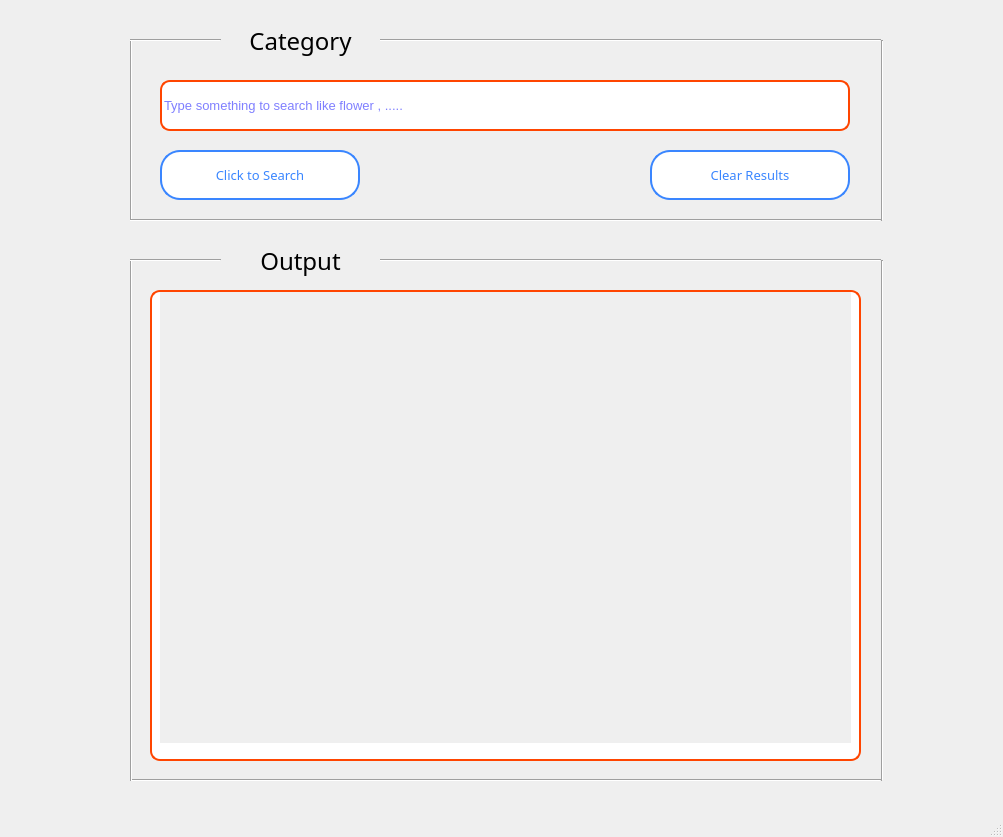
<?xml version="1.0" encoding="UTF-8"?>
<ui version="4.0">
 <class>MainWindow</class>
 <widget class="QMainWindow" name="MainWindow">
  <property name="geometry">
   <rect>
    <x>0</x>
    <y>0</y>
    <width>1003</width>
    <height>837</height>
   </rect>
  </property>
  <property name="font">
   <font>
    <pointsize>10</pointsize>
   </font>
  </property>
  <property name="windowTitle">
   <string>MainWindow</string>
  </property>
  <property name="styleSheet">
   <string notr="true"/>
  </property>
  <property name="animated">
   <bool>true</bool>
  </property>
  <property name="documentMode">
   <bool>false</bool>
  </property>
  <property name="tabShape">
   <enum>QTabWidget::Rounded</enum>
  </property>
  <widget class="QWidget" name="centralwidget">
   <property name="autoFillBackground">
    <bool>false</bool>
   </property>
   <property name="styleSheet">
    <string notr="true"/>
   </property>
   <widget class="QPushButton" name="search_button">
    <property name="geometry">
     <rect>
      <x>160</x>
      <y>150</y>
      <width>200</width>
      <height>50</height>
     </rect>
    </property>
    <property name="font">
     <font>
      <family>B Badr</family>
      <pointsize>10</pointsize>
     </font>
    </property>
    <property name="styleSheet">
     <string notr="true">QPushButton{
	color: rgb(58, 134, 255);
	background-color: white;
	border: 2px solid rgb(58, 134, 255);
	border-radius: 20px;
}
QPushButton:hover {
	background-color: qlineargradient(spread:pad, x1:0, y1:0, x2:0.857143, y2:0.857955, stop:1 rgba(10, 242, 251, 255), stop:0 rgba(224, 6, 159, 255));
  color: white;
}</string>
    </property>
    <property name="text">
     <string>Click to Search</string>
    </property>
   </widget>
   <widget class="Line" name="line_6">
    <property name="geometry">
     <rect>
      <x>121</x>
      <y>40</y>
      <width>20</width>
      <height>181</height>
     </rect>
    </property>
    <property name="orientation">
     <enum>Qt::Vertical</enum>
    </property>
   </widget>
   <widget class="QPushButton" name="clear_button">
    <property name="geometry">
     <rect>
      <x>650</x>
      <y>150</y>
      <width>200</width>
      <height>50</height>
     </rect>
    </property>
    <property name="font">
     <font>
      <family>B Badr</family>
      <pointsize>10</pointsize>
     </font>
    </property>
    <property name="styleSheet">
     <string notr="true">QPushButton{
	color: rgb(58, 134, 255);
	background-color: white;
	border: 2px solid rgb(58, 134, 255);
	border-radius: 20px;
}
QPushButton:hover {
	background-color: qlineargradient(spread:pad, x1:0, y1:0, x2:0.857143, y2:0.857955, stop:1 rgba(10, 242, 251, 255), stop:0 rgba(224, 6, 159, 255));
  color: white;
}</string>
    </property>
    <property name="text">
     <string>Clear Results</string>
    </property>
   </widget>
   <widget class="QLabel" name="label_2">
    <property name="geometry">
     <rect>
      <x>230</x>
      <y>15</y>
      <width>141</width>
      <height>51</height>
     </rect>
    </property>
    <property name="font">
     <font>
      <family>B Badr</family>
      <pointsize>18</pointsize>
     </font>
    </property>
    <property name="text">
     <string>Category</string>
    </property>
    <property name="alignment">
     <set>Qt::AlignCenter</set>
    </property>
   </widget>
   <widget class="Line" name="line_7">
    <property name="geometry">
     <rect>
      <x>872</x>
      <y>40</y>
      <width>20</width>
      <height>181</height>
     </rect>
    </property>
    <property name="orientation">
     <enum>Qt::Vertical</enum>
    </property>
   </widget>
   <widget class="Line" name="line_8">
    <property name="geometry">
     <rect>
      <x>380</x>
      <y>30</y>
      <width>501</width>
      <height>21</height>
     </rect>
    </property>
    <property name="orientation">
     <enum>Qt::Horizontal</enum>
    </property>
   </widget>
   <widget class="Line" name="line_9">
    <property name="geometry">
     <rect>
      <x>130</x>
      <y>210</y>
      <width>751</width>
      <height>21</height>
     </rect>
    </property>
    <property name="orientation">
     <enum>Qt::Horizontal</enum>
    </property>
   </widget>
   <widget class="Line" name="line_10">
    <property name="geometry">
     <rect>
      <x>130</x>
      <y>30</y>
      <width>91</width>
      <height>20</height>
     </rect>
    </property>
    <property name="orientation">
     <enum>Qt::Horizontal</enum>
    </property>
   </widget>
   <widget class="QLabel" name="label_3">
    <property name="geometry">
     <rect>
      <x>230</x>
      <y>235</y>
      <width>141</width>
      <height>51</height>
     </rect>
    </property>
    <property name="font">
     <font>
      <family>B Badr</family>
      <pointsize>18</pointsize>
     </font>
    </property>
    <property name="text">
     <string>Output</string>
    </property>
    <property name="alignment">
     <set>Qt::AlignCenter</set>
    </property>
   </widget>
   <widget class="Line" name="line_11">
    <property name="geometry">
     <rect>
      <x>130</x>
      <y>770</y>
      <width>751</width>
      <height>21</height>
     </rect>
    </property>
    <property name="orientation">
     <enum>Qt::Horizontal</enum>
    </property>
   </widget>
   <widget class="Line" name="line_12">
    <property name="geometry">
     <rect>
      <x>380</x>
      <y>250</y>
      <width>501</width>
      <height>21</height>
     </rect>
    </property>
    <property name="orientation">
     <enum>Qt::Horizontal</enum>
    </property>
   </widget>
   <widget class="Line" name="line_13">
    <property name="geometry">
     <rect>
      <x>121</x>
      <y>260</y>
      <width>20</width>
      <height>521</height>
     </rect>
    </property>
    <property name="orientation">
     <enum>Qt::Vertical</enum>
    </property>
   </widget>
   <widget class="Line" name="line_14">
    <property name="geometry">
     <rect>
      <x>872</x>
      <y>260</y>
      <width>20</width>
      <height>521</height>
     </rect>
    </property>
    <property name="orientation">
     <enum>Qt::Vertical</enum>
    </property>
   </widget>
   <widget class="Line" name="line_15">
    <property name="geometry">
     <rect>
      <x>130</x>
      <y>250</y>
      <width>91</width>
      <height>20</height>
     </rect>
    </property>
    <property name="orientation">
     <enum>Qt::Horizontal</enum>
    </property>
   </widget>
   <widget class="QScrollArea" name="scrollArea">
    <property name="geometry">
     <rect>
      <x>150</x>
      <y>290</y>
      <width>711</width>
      <height>471</height>
     </rect>
    </property>
    <property name="styleSheet">
     <string notr="true">QScrollArea {
    border: 2px solid gray;
    border-radius: 10px;
    padding: 0 8px;
	color: rgb(58, 134, 255);
	background-color: white;
	border: 2px solid rgb(255, 69, 0);
    selection-background-color: darkgray;
}
</string>
    </property>
    <property name="widgetResizable">
     <bool>true</bool>
    </property>
    <widget class="QWidget" name="scrollAreaWidgetContents">
     <property name="geometry">
      <rect>
       <x>0</x>
       <y>0</y>
       <width>691</width>
       <height>451</height>
      </rect>
     </property>
    </widget>
   </widget>
   <widget class="QLineEdit" name="lineEdit">
    <property name="geometry">
     <rect>
      <x>160</x>
      <y>80</y>
      <width>690</width>
      <height>51</height>
     </rect>
    </property>
    <property name="styleSheet">
     <string notr="true">    QLineEdit {
   		 border-radius: 10px;
		border: 2px solid rgb(255, 69, 0);
    	color: rgb(0, 0, 255);
    }    
</string>
    </property>
    <property name="text">
     <string/>
    </property>
    <property name="placeholderText">
     <string>Type something to search like flower , .....</string>
    </property>
   </widget>
  </widget>
  <widget class="QStatusBar" name="statusbar"/>
 </widget>
 <resources/>
 <connections/>
</ui>
